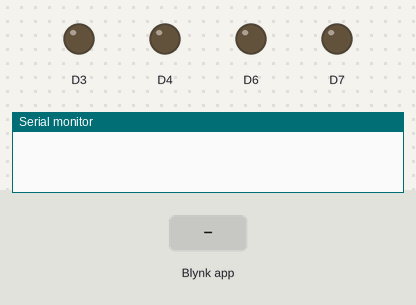
Bench run of a sketch on a simulated ESP8266 (NodeMCU). Shown: output pins drawn as LEDs (lit = HIGH), the last lines printed to the serial monitor. The test bench sets the inputs (shaded band).

Above: at 3.0 s.
3.1 s: Blynk app writes 1 to V0
At 3.8 s:
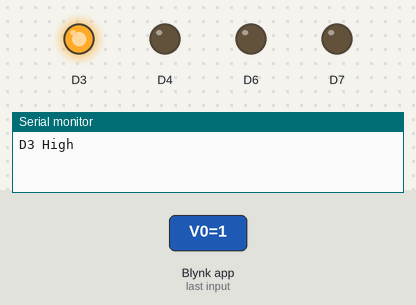
4.6 s: Blynk app writes 1 to V1
At 4.9 s:
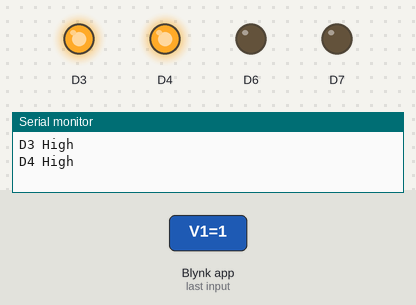
6.1 s: Blynk app writes 0 to V0
At 7.3 s:
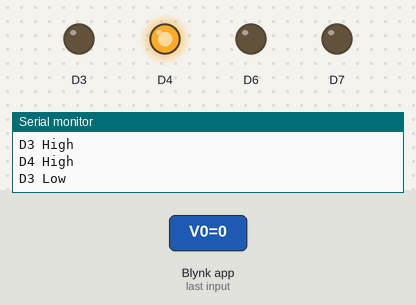
7.6 s: Blynk app writes 1 to V2
At 8.4 s:
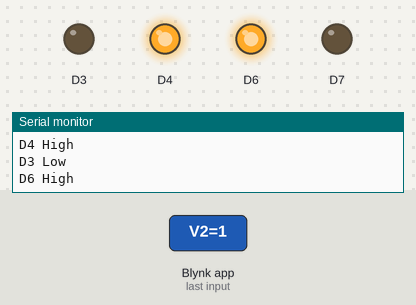
9.1 s: Blynk app writes 0 to V1
At 9.6 s:
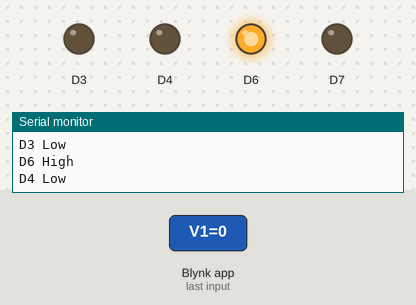
10.6 s: Blynk app writes 1 to V3
At 11.9 s:
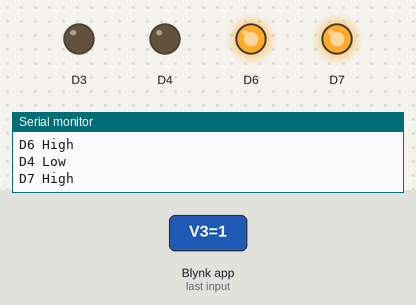
Timing chart, 0 to 13.1 s (numbered marks = the images above; inputs shaded):
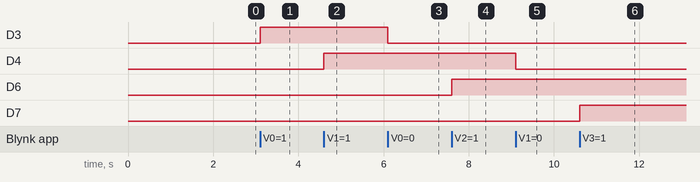

The sketch:

Blink_Code.ino
```cpp
// Fill-in information from your Blynk Template here
#define BLYNK_TEMPLATE_ID "TMPL3IxOG2IG"
#define BLYNK_DEVICE_NAME "home 56"

#define BLYNK_FIRMWARE_VERSION "0.1.0"
#define BLYNK_PRINT Serial
#define USE_NODE_MCU_BOARD

#include "BlynkEdgent.h"

BLYNK_WRITE(V0)
{
  int s0 = param.asInt(); // parameter as int
  if(s0 == HIGH)
  {
    digitalWrite(D3,HIGH);
    Serial.println("D3 High");
    delay(10);
    }
    if(s0 == LOW)
  {
    digitalWrite(D3,LOW);
    Serial.println("D3 Low");
    delay(10);
    }
}
BLYNK_WRITE(V1)
{
  int s1 = param.asInt(); // parameter as int
  if(s1 == HIGH)
  {
    digitalWrite(D4,HIGH);
    Serial.println("D4 High");
    delay(10);
    }
    if(s1 == LOW)
  {
    digitalWrite(D4,LOW);
    Serial.println("D4 Low");
    delay(10);
    }
}
BLYNK_WRITE(V2)
{
  int s2 = param.asInt(); // parameter as int
  if(s2 == HIGH)
  {          digitalWrite(D6,HIGH);
    Serial.println("D6 High");
    delay(10);
    }
    if(s2 == LOW)
  {
    digitalWrite(D6,LOW);
    Serial.println("D6 Low");
    delay(10);
    }
}
BLYNK_WRITE(V3)
{
  int s3 = param.asInt(); // parameter as int
  if(s3 == HIGH)
  {
    digitalWrite(D7,HIGH);
    Serial.println("D7 High");
    delay(10);
    }
    if(s3 == LOW)
  {
    digitalWrite(D7,LOW);
    Serial.println("D7 Low");
    delay(10);
    }
}

void setup()
{
  Serial.begin(9600);
  pinMode(D3,OUTPUT);
  pinMode(D4,OUTPUT);
  pinMode(D6,OUTPUT);
  pinMode(D7,OUTPUT);

  digitalWrite(D3,LOW);
  digitalWrite(D4,LOW);
  digitalWrite(D6,LOW);
  digitalWrite(D7,LOW);

  BlynkEdgent.begin();
}

void loop() {
    BlynkEdgent.run();
}
```

Measured:
- after the input at 3.1 s, D3: LOW → HIGH at once
- after the input at 4.6 s, D4: LOW → HIGH at once
- after the input at 6.1 s, D3: HIGH → LOW at once
- after the input at 7.6 s, D6: LOW → HIGH at once
- after the input at 9.1 s, D4: HIGH → LOW at once
- after the input at 10.6 s, D7: LOW → HIGH at once
